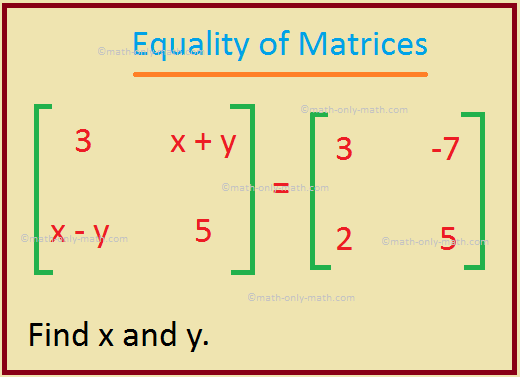
#> input picture image.jpg, 520 x 377 px
$ python -i math_ocr.py   (imports and definitions only)
#> lines starting #> are read from the running program, lines starting #| are printed output that depends on the picture; after the words box and inside, x2 and y2 are one past the last pixel; in counts of white or black regions, pixels touching at a corner belong together
# math_ocr.py
import os
import shutil
import pytesseract
from dotenv import load_dotenv
import cv2
import numpy as np
from pathlib import Path

class MathOCR:
    def __init__(self):
        # Load environment variables from a local .env if present
        try:
            load_dotenv()
        except Exception:
            # Non-fatal: dotenv is optional
            pass

        # Configure multiple Tesseract configs for math recognition
        self.tess_configs = [
            # Standard equation config with expanded math symbols
            r'--oem 3 --psm 6 -c tessedit_char_whitelist=0123456789+-=(){}[]xyz<>∑∫∞πΣαβγδθλμ∏∪∩∈∀∃≤≥≠≈→⇒',
            # Single-line equation mode
            r'--oem 3 --psm 7 -c tessedit_char_whitelist=0123456789+-=(){}[]xyz<>∑∫∞πΣαβγδθλμ∏∪∩∈∀∃≤≥≠≈→⇒',
            # Single word/symbol mode for isolated characters
            r'--oem 3 --psm 8 -c tessedit_char_whitelist=0123456789+-=(){}[]xyz<>∑∫∞πΣαβγδθλμ∏∪∩∈∀∃≤≥≠≈→⇒',
            # Treat image as single character (for large isolated symbols)
            r'--oem 3 --psm 10 -c tessedit_char_whitelist=0123456789+-=(){}[]xyz<>∑∫∞πΣαβγδθλμ∏∪∩∈∀∃≤≥≠≈→⇒',
            # Specialized math mode for subscripts and superscripts
            r'--oem 3 --psm 13 -c tessedit_char_whitelist=0123456789+-=(){}[]xyz<>∑∫∞πΣαβγδθλμ∏∪∩∈∀∃≤≥≠≈→⇒'
        ]

        # Try to locate tesseract executable from environment, PATH or common install locations
        tess_from_env = os.environ.get("TESSERACT_CMD")
        tess_in_path = shutil.which("tesseract")
        common_locations = [
            r"C:\Program Files\Tesseract-OCR\tesseract.exe",
            r"C:\Program Files (x86)\Tesseract-OCR\tesseract.exe",
        ]

        tess_cmd = tess_from_env or tess_in_path
        if not tess_cmd:
            for p in common_locations:
                if Path(p).exists():
                    tess_cmd = p
                    break

        if tess_cmd:
            # Configure pytesseract to use the discovered executable
            pytesseract.pytesseract.tesseract_cmd = tess_cmd
            self.tesseract_available = True
            self.tesseract_path = tess_cmd
        else:
            self.tesseract_available = False
            self.tesseract_path = None

    def preprocess_image(self, image_path, debug_output=False):
        """Enhance image for better OCR with math-specific processing"""
#> called with image_path = 'image.jpg', debug_output = False
        # Load and validate image
        img = cv2.imread(image_path)
#> img is the input picture: shape (377, 520, 3); mean B, G, R 164.7, 212.3, 226.3
        if img is None:
            raise FileNotFoundError(f"Image not found or cannot be read: {image_path}")

        # Convert to grayscale
        gray = cv2.cvtColor(img, cv2.COLOR_BGR2GRAY)
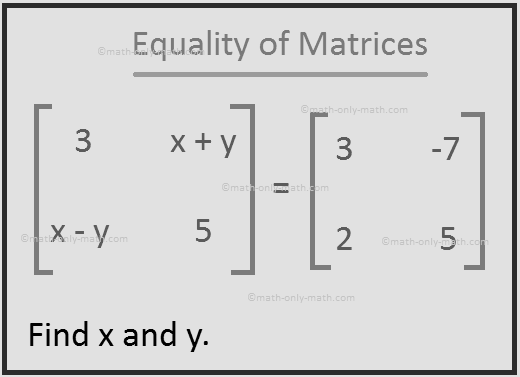
#> gray: shape (377, 520); min 0, max 228, mean 210.7

        # Apply multiple preprocessing techniques optimized for math
        preprocessed = []

        # 1. Basic binary threshold with light denoising (good for clear prints)
        denoised = cv2.fastNlMeansDenoising(gray, None, 10, 7, 21)
        _, binary = cv2.threshold(denoised, 0, 255, cv2.THRESH_BINARY + cv2.THRESH_OTSU)
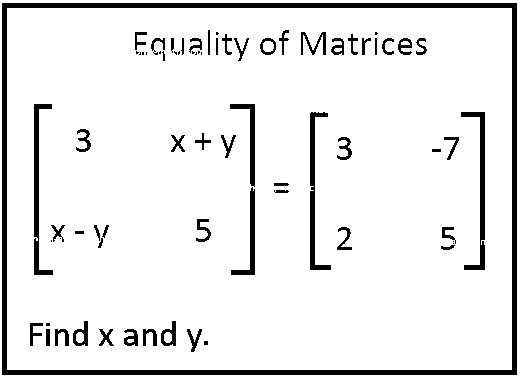
#> binary: shape (377, 520); 91.3% white; 72 black regions (20 under 20 px), largest, box (x1, y1, x2, y2) and area: (2, 3, 517, 375) 8770, (34, 104, 53, 275) 980, (461, 112, 485, 270) 953
        preprocessed.append(("binary", binary))

        # 2. Adaptive threshold with morphology (good for uneven lighting)
        adaptive = cv2.adaptiveThreshold(gray, 255, cv2.ADAPTIVE_THRESH_GAUSSIAN_C, cv2.THRESH_BINARY, 11, 2)
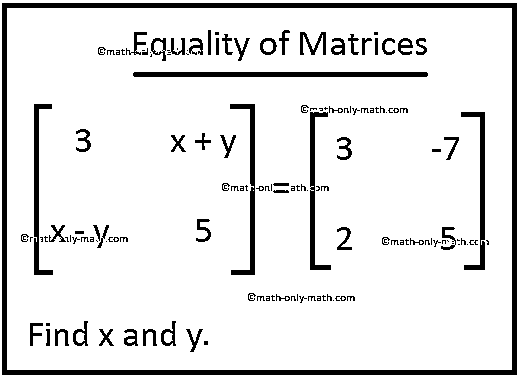
#> adaptive: shape (377, 520); 89.7% white; 143 black regions (73 under 20 px), largest, box (x1, y1, x2, y2) and area: (2, 3, 517, 375) 8770, (133, 72, 428, 77) 1471, (230, 104, 255, 275) 1038
        kernel = cv2.getStructuringElement(cv2.MORPH_RECT, (2,2))
        morph = cv2.morphologyEx(adaptive, cv2.MORPH_CLOSE, kernel)
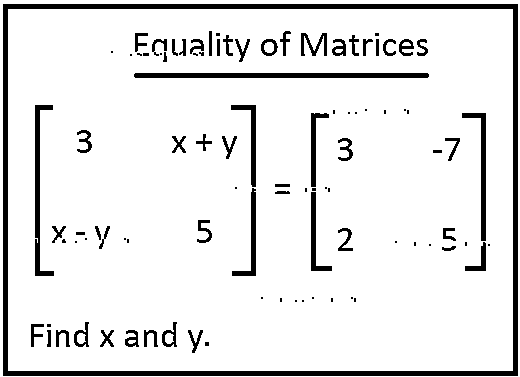
#> morph: shape (377, 520); 90.3% white; 96 black regions (41 under 20 px), largest, box (x1, y1, x2, y2) and area: (3, 4, 518, 376) 8770, (134, 73, 429, 78) 1471, (35, 105, 54, 276) 983
        preprocessed.append(("adaptive", morph))

        # 3. Edge-preserving smoothing with sharpening (good for handwritten)
        smooth = cv2.bilateralFilter(gray, 9, 75, 75)
        kernel_sharp = np.array([[-1,-1,-1], [-1,9,-1], [-1,-1,-1]])
        sharp = cv2.filter2D(smooth, -1, kernel_sharp)
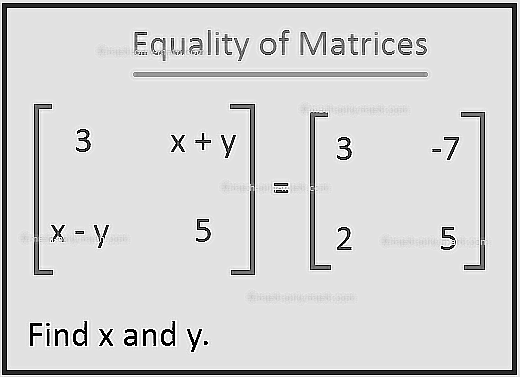
#> sharp: shape (377, 520); min 0, max 255, mean 209.8
        _, enhanced = cv2.threshold(sharp, 0, 255, cv2.THRESH_BINARY + cv2.THRESH_OTSU)
#> enhanced: shape (377, 520); 91.1% white; 74 black regions (22 under 20 px), largest, box (x1, y1, x2, y2) and area: (2, 3, 517, 375) 8770, (230, 104, 255, 275) 1032, (34, 104, 53, 275) 975
        preprocessed.append(("enhanced", enhanced))

        # 4. High contrast with symbol isolation (good for mixed content)
        clahe = cv2.createCLAHE(clipLimit=2.0, tileGridSize=(8,8))
        contrast = clahe.apply(gray)
        blurred = cv2.GaussianBlur(contrast, (3,3), 0)
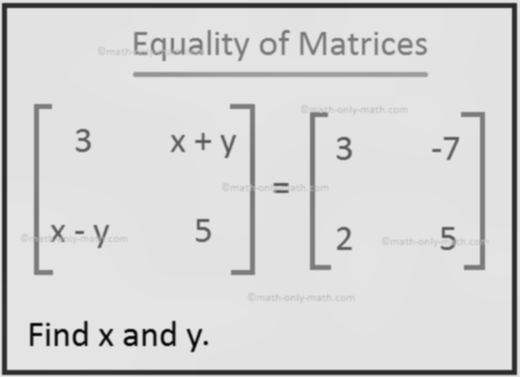
#> blurred: shape (377, 520); min 3, max 229, mean 212.4
        _, high_contrast = cv2.threshold(blurred, 0, 255, cv2.THRESH_BINARY + cv2.THRESH_OTSU)
#> high_contrast: shape (377, 520); 90.8% white; 52 black regions (4 under 20 px), largest, box (x1, y1, x2, y2) and area: (2, 3, 517, 375) 8774, (230, 104, 255, 275) 1032, (34, 104, 53, 275) 982
        preprocessed.append(("contrast", high_contrast))

        # 5. Scale-space analysis for subscripts and superscripts
        height = gray.shape[0]
#> height = 377
        scales = [1.0, 1.5, 2.0]  # Multiple scales to capture different sizes
        for scale in scales:
            target_height = int(height * scale)
            scaled = cv2.resize(gray, (int(gray.shape[1] * scale), target_height))
            denoised_scale = cv2.fastNlMeansDenoising(scaled, None, 10, 7, 21)
            _, binary_scale = cv2.threshold(denoised_scale, 0, 255, cv2.THRESH_BINARY + cv2.THRESH_OTSU)
            preprocessed.append((f"scale_{scale}", binary_scale))
#> this loop made 3 passes
#> pass 2, in preprocess_image, `_, binary_scale = cv2.threshold(denoised_scale, 0, 255, cv2.THRESH_BIN..`:
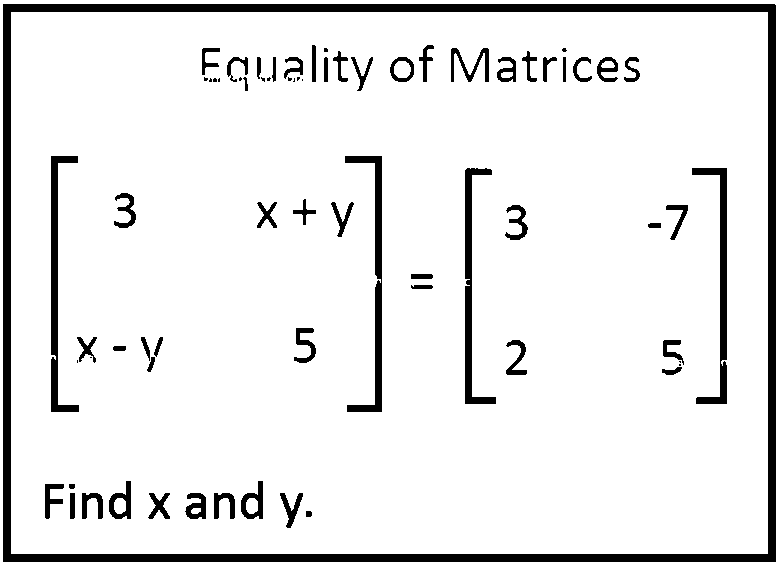
#> binary_scale: shape (565, 780); 91.1% white; 71 black regions (17 under 20 px), largest, box (x1, y1, x2, y2) and area: (3, 4, 776, 562) 21039, (345, 156, 382, 412) 2169, (51, 156, 79, 412) 2063
#> after the loop, preprocessed = 7 items

        if debug_output:
            # Save debug images to see preprocessing results
            debug_dir = Path(image_path).parent / "debug_ocr"
            debug_dir.mkdir(exist_ok=True)
            base_name = Path(image_path).stem
            for name, img in preprocessed:
                out_path = debug_dir / f"{base_name}_{name}.png"
                cv2.imwrite(str(out_path), img)

        # Return all variants for OCR attempts
        return [img for _, img in preprocessed]

    # [111 lines left out: functions extract_math_problem, clean_math_text, validate_math_problem, not called in this run]

>>> result = MathOCR().preprocess_image('image.jpg')
#> result = 7 items
